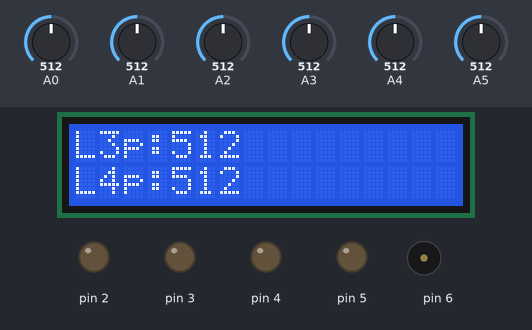
This sketch was run on a simulated Arduino Uno, built with avr-gcc and run on an emulated ATmega328P. Parts: 16×2 character LCD, output pins drawn as LEDs (lit = HIGH), buzzer (waves = sounding). The inputs (shaded band) are chosen by the test bench; at power-on: A3 = 512, A0 = 512, A1 = 512, A2 = 512, A4 = 512, A5 = 512. What the sketch prints to the serial monitor is not drawn.

Above: at 2.7 s.
2.8 s: A3 set to 104
At 4.0 s:
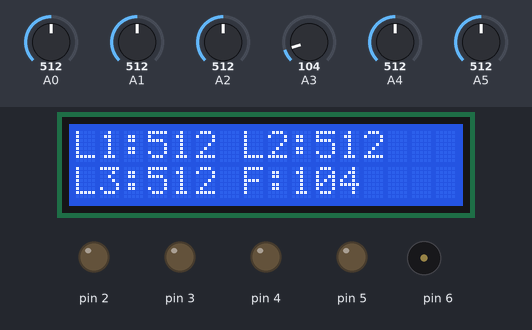
5.6 s: A3 set to 95
At 8.3 s:
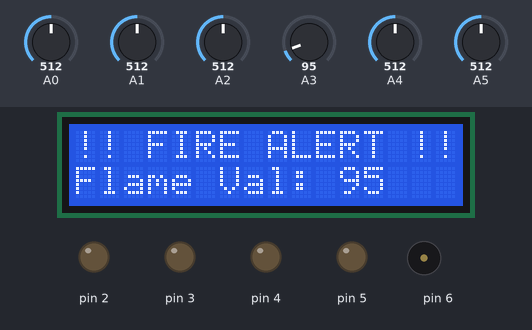
11.6 s: A0 set to 32
At 14.7 s:
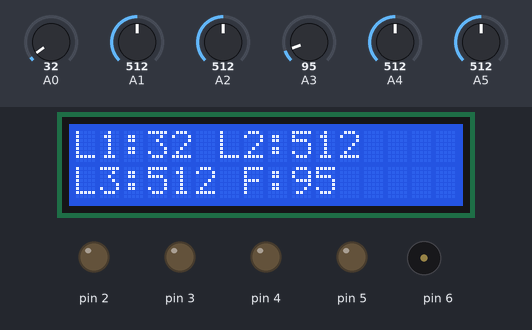
16.3 s: A0 set to 26
At 20.6 s:
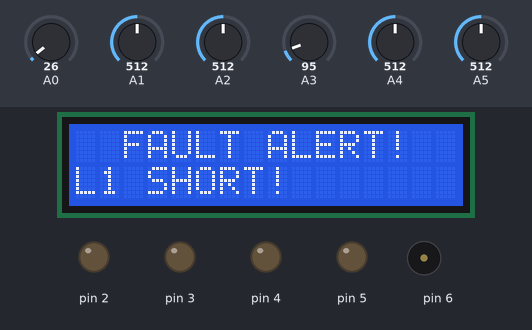
21.5 s: A1 set to 716
At 26.0 s:
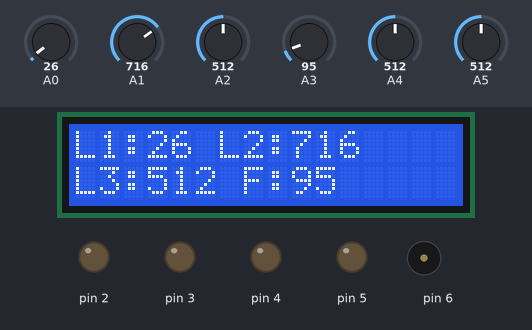
27.1 s: A0 set to 30
At 33.2 s:
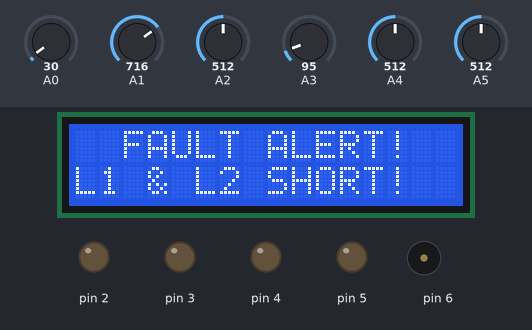
Timing chart, 0 to 34.1 s (numbered marks = the images above; inputs shaded):
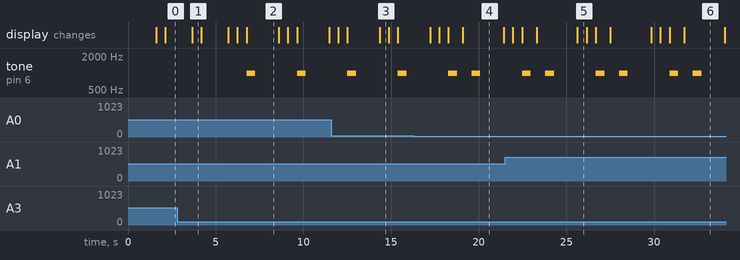

The sketch:

TRANSMISSION_LINE_FAULT_DETECTION.ino
```cpp
#include <Wire.h>
#include <LiquidCrystal_I2C.h>

LiquidCrystal_I2C lcd(0x27, 16, 2);

void setup() {
  pinMode(2, OUTPUT);
  pinMode(3, OUTPUT);
  pinMode(4, OUTPUT);
  pinMode(5, OUTPUT);
  pinMode(6, OUTPUT);

  digitalWrite(2, LOW);
  digitalWrite(3, LOW);
  digitalWrite(4, LOW);
  digitalWrite(5, LOW);
  digitalWrite(6, LOW);

  Serial.begin(9600);

  lcd.init();
  lcd.backlight();
  lcd.clear();
  lcd.setCursor(0,0);
  lcd.print("System Starting");
  delay(1500);
  lcd.clear();
}

void loop() {
  int L1 = analogRead(A0);
  int L2 = analogRead(A1);
  int L3 = analogRead(A2);

  int val3 = analogRead(A4);
  int val4 = analogRead(A5);

  int flameVal = analogRead(A3);

  int flameThreshold = 100;

  Serial.print("L1: "); Serial.print(L1); Serial.print(" | ");
  Serial.print("L2: "); Serial.print(L2); Serial.print(" | ");
  Serial.print("L3: "); Serial.print(L3); Serial.print(" | ");
  Serial.print("L3p: "); Serial.print(val3); Serial.print(" | ");
  Serial.print("L4p: "); Serial.print(val4); Serial.print(" | ");
  Serial.print("Flame: "); Serial.println(flameVal);

  lcd.clear();
  lcd.setCursor(0,0);
  lcd.print("L1:"); lcd.print(L1);
  lcd.print(" L2:"); lcd.print(L2);
  lcd.setCursor(0,1);
  lcd.print("L3:"); lcd.print(L3);
  lcd.print(" F:"); lcd.print(flameVal);
  delay(500);

  lcd.clear();
  lcd.setCursor(0,0);
  lcd.print("L3p:"); lcd.print(val3);
  lcd.setCursor(0,1);
  lcd.print("L4p:"); lcd.print(val4);
  delay(500);

  if (flameVal < flameThreshold) {
    Serial.println("🔥 FLAME DETECTED!");
    lcd.clear();
    lcd.setCursor(0,0);
    lcd.print("!! FIRE ALERT !!");
    lcd.setCursor(0,1);
    lcd.print("Flame Val: ");
    lcd.print(flameVal);
    beepBuzzer();
  }

  bool groundShort = false;

  if (L1 < 30) {
    Serial.println("L1 SHORT CIRCUITED!");
    lcdAlert("L1 SHORT!");
    groundShort = true;
    beepBuzzer();
  }

  if (L2 < 30) {
    Serial.println("L2 SHORT CIRCUITED!");
    lcdAlert("L2 SHORT!");
    groundShort = true;
    beepBuzzer();
  }

  if (L3 < 30) {
    Serial.println("L3 SHORT CIRCUITED!");
    lcdAlert("L3 SHORT!");
    groundShort = true;
    beepBuzzer();
  }

  if (!groundShort) {
    int d12 = abs(L1 - L2);
    int d23 = abs(L2 - L3);
    int d13 = abs(L1 - L3);

    if (d12 > d23 && d12 > d13 && d12 > 10) {
      Serial.println("L1 & L2 SHORT!");
      lcdAlert("L1 & L2 SHORT!");
      beepBuzzer();
    }

    if (d13 > d12 && d13 > d23 && d13 > 10) {
      Serial.println("L1 & L3 SHORT!");
      lcdAlert("L1 & L3 SHORT!");
      beepBuzzer();
    }

    if (d23 > d12 && d23 > d13 && d23 > 10) {
      Serial.println("L2 & L3 SHORT!");
      lcdAlert("L2 & L3 SHORT!");
      beepBuzzer();
    }
  }

  Serial.println();
  delay(1000);
}

void beepBuzzer() {
  tone(6, 1000);
  delay(500);
  noTone(6);
  delay(300);
}

void lcdAlert(String msg) {
  lcd.clear();
  lcd.setCursor(0,0);
  lcd.print("  FAULT ALERT!");
  lcd.setCursor(0,1);
  lcd.print(msg);
  delay(500);
}
```

Measured:
- the behaviour switches between 100 and 99 on A3 (found by bisection; images 1 and 2)
- the behaviour switches between 30 and 29 on A0 (found by bisection; images 3 and 4)
- after the input at 2.8 s, the display: changes after 0.86 s (image 1)
- after the input at 5.6 s, tone on pin 6: alternates 1000 Hz for 0.50 s and silent for 2.4 s, starting after 1.2 s; the display: first changes after 0.11 s (image 2 shows a later state)
- what the display in image 1 shows lasts 0.5 s, from 3.7 s to 4.2 s
- what the display in image 2 shows lasts 1.8 s, from 6.8 s to 8.6 s
- what the display in image 4 shows lasts 2.3 s, from 19.1 s to 21.4 s
